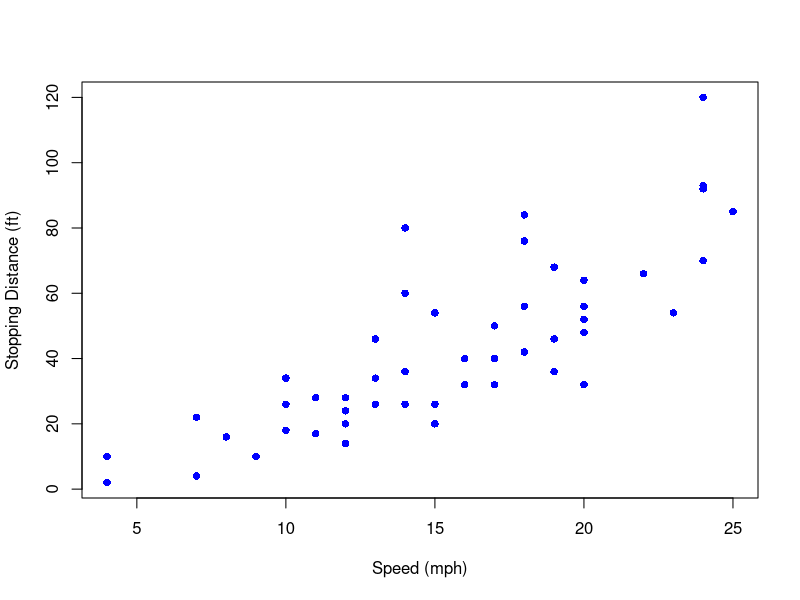
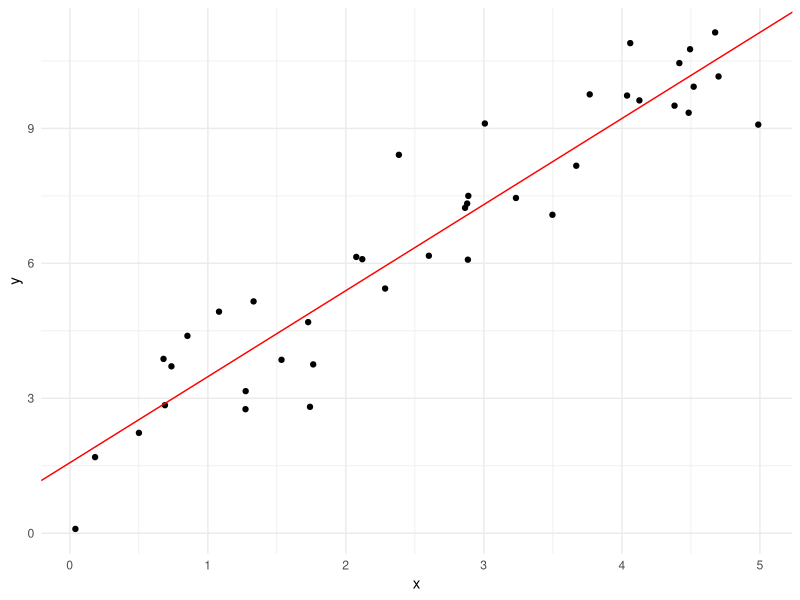
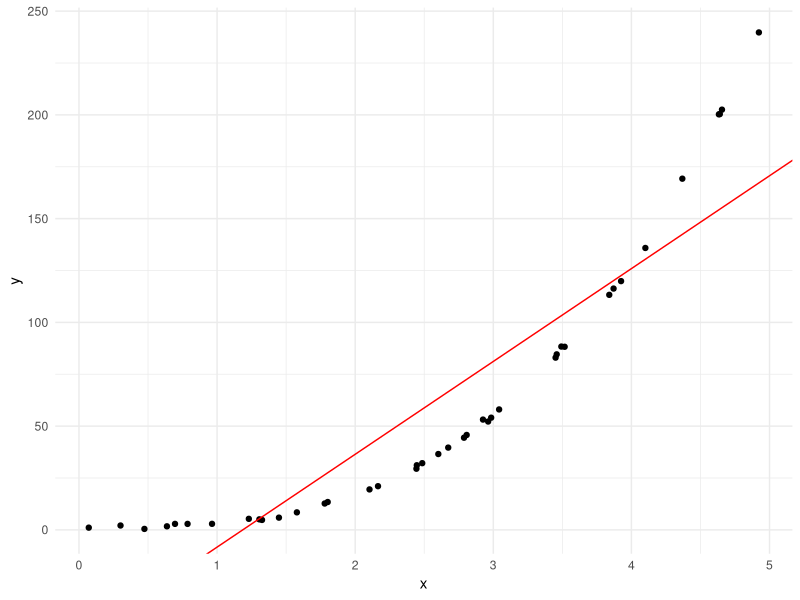

Reproduce these figures in R, in order.
## ---- chunk 1
#| echo: true
#| eval: true
#| cache: true
#| message: false
#| warning: false
#| fig-width: 8
#| fig-height: 5
#| out.width: "60%"
#| fig.align: "center"
#| fig-cap: ""
plot(dist ~ speed, data = cars,
     xlab = "Speed (mph)",
     ylab = "Stopping Distance (ft)",
     pch  = 16, col = "blue")
## ---- chunk 2
#| echo: false
#| eval: true
#| cache: true
#| message: false
#| warning: false
#| fig-width: 4
#| fig-height: 4
#| out.width: "100%"
#| fig.align: "center"
#| fig-cap: ""
library(tidyverse)
x <- runif(n = 40, min = 0, max = 5)
y <- rnorm(n = 40, mean = 1 + 2 * x)
lm_res <- lm(y ~ x)
ggplot(mapping = aes(x = x, y = y)) +
  geom_point(size = 1.5) +
  geom_abline(
    slope = lm_res$coefficients[2], 
    intercept = lm_res$coefficients[1],
    color = "red"
  ) + 
  theme_minimal()
## ---- chunk 3
#| echo: true
#| eval: true
#| cache: true
#| message: false
#| warning: false
#| fig-width: 4
#| fig-height: 4
#| out.width: "100%"
#| fig.align: "center"
#| fig-cap: ""
summary(lm_res)
## ---- chunk 4
#| echo: true
#| eval: true
#| cache: true
#| message: false
#| warning: false
#| fig-width: 4
#| fig-height: 4
#| out.width: "100%"
#| fig.align: "center"
#| fig-cap: ""
predict(lm_res, 
        newdata = list(x = 1), 
        interval = "prediction")
## ---- chunk 5
#| echo: false
#| eval: true
#| cache: true
#| message: false
#| warning: false
#| fig-width: 4
#| fig-height: 4
#| out.width: "100%"
#| fig.align: "center"
#| fig-cap: ""
x <- runif(n = 40, min = 0, max = 5)
y <- rnorm(n = 40, mean = 1 + 2 * x^3)
lm_res <- lm(y ~ x)
ggplot(mapping = aes(x = x, y = y)) +
  geom_point(size = 1.5) +
  geom_abline(
    slope = lm_res$coefficients[2], 
    intercept = lm_res$coefficients[1],
    color = "red"
  ) + 
  theme_minimal()
## ---- chunk 6
#| echo: TRUE
#| eval: TRUE
#| cache: TRUE
n <- 50
x1 <- rnorm(n)
x2 <- x1 * 2
e <- rnorm(n)
y <- 1 + 3 * x1 + e
lm(y ~ x1)
lm(y ~ x1 + x2)
## ---- chunk 7
#| echo: TRUE
#| eval: TRUE
#| cache: TRUE
x2b <- x1 * 2 + rnorm(n, sd = .01)
lm(y ~ x1 + x2b)
## ---- chunk 8
knitr::knit_exit()
